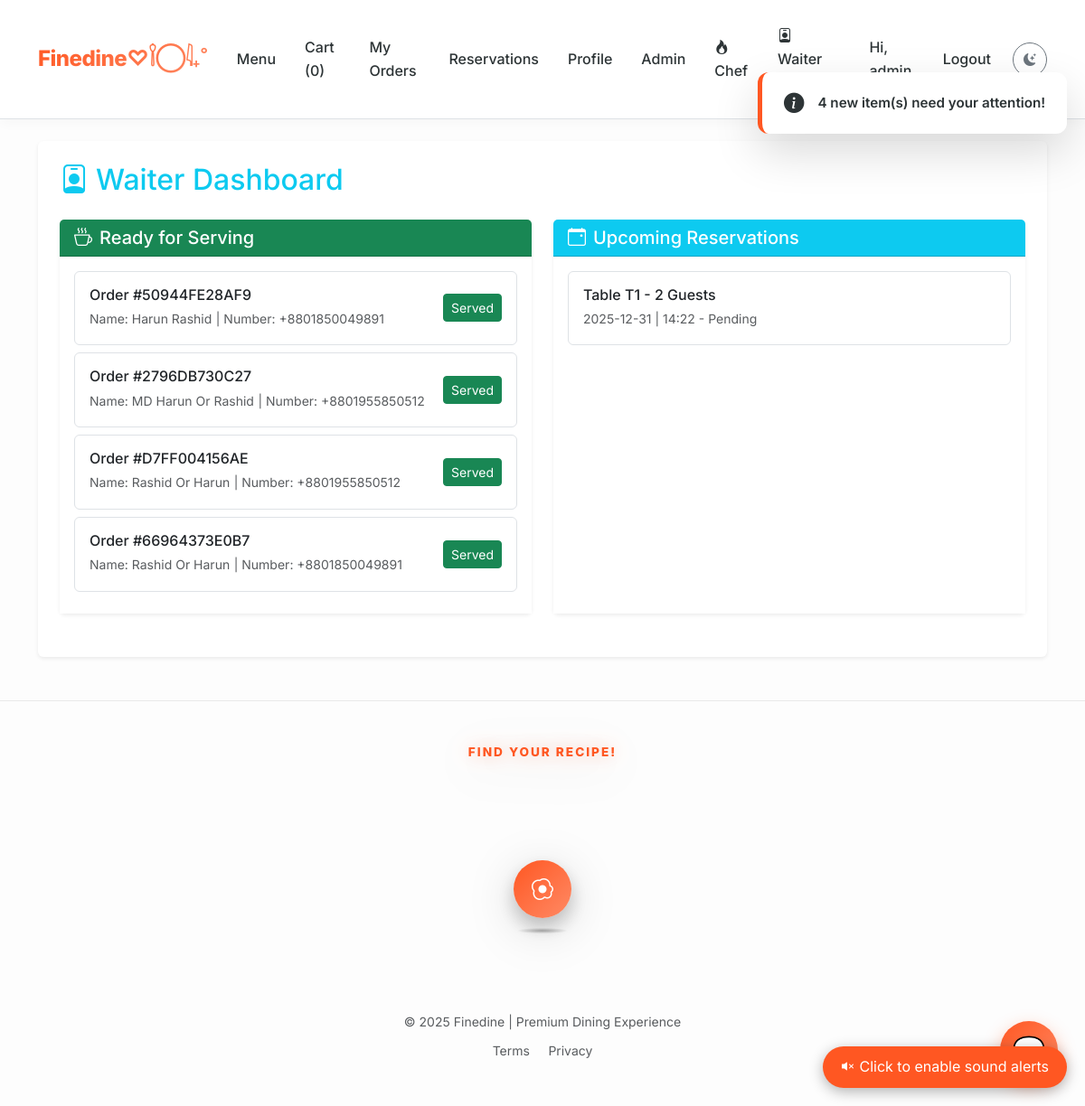
The page /staff/waiter (signed in) on the database as committed earlier.
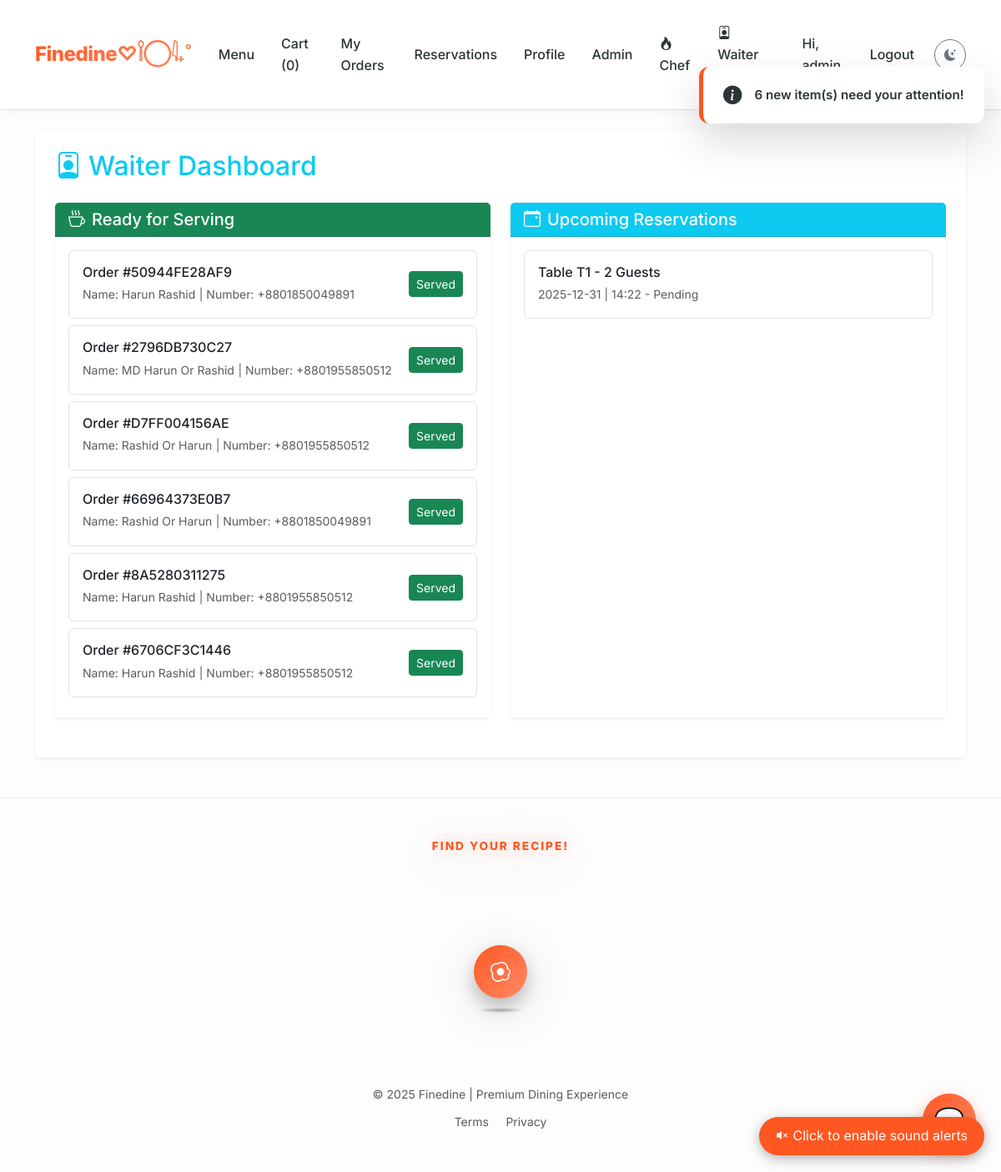
The same page on the database as committed later.
### models/models.py (models this page shows, shortened)
class Order(db.Model):
    __tablename__ = 'orders'
    id = db.Column(db.Integer, primary_key=True)
    unique_order_number = db.Column(db.String(12), unique=True, nullable=False, default=lambda: str(uuid.uuid4().hex[:12]).upper())
    user_id = db.Column(db.Integer, db.ForeignKey('user.id'), nullable=False)
    items = db.Column(db.Text, nullable=False)  # JSON string of items
    total = db.Column(db.Float, nullable=False)
    status = db.Column(db.String(50), default='Placed')
    payment_status = db.Column(db.String(20), default='pending')
    payment_method = db.Column(db.String(20), nullable=True)
    discount = db.Column(db.Float, default=0.0)
    order_type = db.Column(db.Enum('dine_in', 'takeaway', name='order_type'), default='dine_in')
    phone = db.Column(db.String(50), nullable=False)
    address_district = db.Column(db.String(100), nullable=False)
    address_city = db.Column(db.String(100), nullable=False)
    address_street = db.Column(db.String(255), nullable=False)
    created_at = db.Column(db.DateTime, default=get_dhaka_time)
    items_parsed = db.Column(db.PickleType)

class User(db.Model):
    id = db.Column(db.Integer, primary_key=True)
    username = db.Column(db.String(120), unique=True, nullable=False)
    member_id = db.Column(db.String(20), unique=True)  # Custom ID
    email = db.Column(db.String(200), unique=True)
    password = db.Column(db.String(255), nullable=False)
    full_name = db.Column(db.String(200))
    phone = db.Column(db.String(50))
    address_district = db.Column(db.String(100))
    address_city = db.Column(db.String(100))
    address_street = db.Column(db.String(200))
    profile_image = db.Column(db.String(200))  # image filename
    reset_token = db.Column(db.String(100), nullable=True)
    reset_token_expiry = db.Column(db.DateTime, nullable=True)
    role = db.Column(db.Enum('admin', 'manager', 'cashier', 'waiter', 'chef', 'customer', name='user_roles'), default='customer')
    email_verified = db.Column(db.Boolean, default=False)
    email_verification_code = db.Column(db.String(10), nullable=True)
    created_at = db.Column(db.DateTime, default=get_dhaka_time)
    orders = db.relationship('Order', backref='user', lazy=True)
    reservations = db.relationship('Reservation', backref='user', lazy=True)
    ratings = db.relationship('Rating', backref='user', lazy=True)
    staff_shifts = db.relationship('StaffShift', backref='user', lazy=True)
    staff_shifts = db.relationship('StaffShift', backref='user', lazy=True)

class Reservation(db.Model):
    id = db.Column(db.Integer, primary_key=True)
    unique_reservation_number = db.Column(db.String(12), unique=True, nullable=False, default=lambda: str(uuid.uuid4().hex[:12]).upper())
    user_id = db.Column(db.Integer, db.ForeignKey('user.id'), nullable=False)
    date = db.Column(db.String(50), nullable=False)
    time = db.Column(db.String(50), nullable=False)  # Start time (HH:MM)
    duration = db.Column(db.Integer, nullable=False)  # Duration in hours
    guests = db.Column(db.Integer, nullable=False)
    table_no = db.Column(db.String(50), nullable=False)
    status = db.Column(db.String(20), default="Pending")
    created_at = db.Column(db.DateTime, default=get_dhaka_time)

### routes/staff.py (the view)
@staff_bp.route('/waiter')
@role_required('waiter', 'admin')
def waiter():
    today = datetime.now(pytz.timezone('Asia/Dhaka')).strftime('%Y-%m-%d')
    reservations = Reservation.query.filter(Reservation.date >= today).order_by(Reservation.date.asc(), Reservation.time.asc()).all()
    orders = Order.query.filter(Order.order_type == 'dine_in', Order.status != 'Delivered').all()
    return render_template('staff/waiter.html', reservations=reservations, orders=orders)

### app.py (called while the page is built)
@app.before_request
def refresh_user_session():
    if 'user_id' in session:
        user = User.query.get(session['user_id'])
        if user:
            session['role'] = user.role
            session['is_admin'] = (user.role == 'admin')
            session['username'] = user.username
        else:
            session.clear()

@app.context_processor
def inject_global_data():
    cart = session.get('cart', {})
    count = sum(cart.values()) if isinstance(cart, dict) else 0
    @cache.cached(timeout=300, key_prefix='best_rated_item_context')
    def get_best_rated_item():
        all_items = MenuItem.query.options(db.joinedload(MenuItem.ratings)).all()
        best_item = None
        max_avg = 0
        for it in all_items:
            ratings = it.ratings
            if not ratings:
                avg = 0
            else:
                avg = round(sum(r.score for r in ratings) / len(ratings), 1)
            if avg > max_avg:
                max_avg = avg
                best_item = it
        return best_item
    return dict(cart_count=count, best_rated_item=get_best_rated_item())

### templates/staff/waiter.html (shortened to what this page needs)
{% extends 'base.html' %}
{% block content %}
<div class="row mb-4">
    <div class="col-md-12">
        <div class="card p-4 shadow-sm border-0" style="background: var(--card-bg);">
            <h2 class="mb-4 text-info"><i class="bi bi-person-badge me-2"></i>Waiter Dashboard</h2>
            <div class="row">
                <div class="col-lg-6 mb-4">
                    <div class="card h-100 shadow-sm border-0" style="background: var(--card-bg);">
                        <div class="card-header bg-success text-white">
                            <h5 class="mb-0"><i class="bi bi-cup-hot me-2"></i>Ready for Serving</h5>
                        </div>
                        <div id="ready-orders-container" class="card-body">
                            {% set ready_orders = orders | selectattr('status', 'equalto', 'Ready') | list %}
                            {% for order in ready_orders %}
                            <div class="p-3 mb-2 border rounded d-flex justify-content-between align-items-center ready-order-item"
                                data-order-id="{{ order.id }}" style="background: var(--bg-hover);">
                                <div>
                                    <h6 class="mb-1">Order #{{ order.unique_order_number }}</h6>
                                    <small class="text-muted">Name: {{ order.user.full_name }}</small>
                                    <small class="text-muted">| Number: {{ order.phone }}</small>
                                </div>
                                <div class="order-actions">
                                    <button onclick="updateOrderStatus({{ order.id }}, 'Delivered')"
                                        class="btn btn-sm btn-success">Served</button>
                                </div>
                            </div>
                            {% endfor %}
                        </div>
                    </div>
                </div>
                <div class="col-lg-6 mb-4">
                    <div class="card h-100 shadow-sm border-0" style="background: var(--card-bg);">
                        <div class="card-header bg-info text-white">
                            <h5 class="mb-0"><i class="bi bi-calendar-event me-2"></i>Upcoming Reservations</h5>
                        </div>
                        <div id="reservations-container" class="card-body">
                            {% for res in reservations %}
                            <div class="p-3 mb-2 border rounded d-flex justify-content-between align-items-center reservation-item"
                                data-res-id="{{ res.id }}" style="background: var(--bg-hover);">
                                <div>
                                    <h6 class="mb-1">Table {{ res.table_no }} - {{ res.guests }} Guests</h6>
                                    <small class="text-muted">{{ res.date }} | {{ res.time }} - <span
                                            class="res-status">{{ res.status
                                            }}</span></small>
                                </div>
                            </div>
                            {% endfor %}
                        </div>
                    </div>
                </div>
            </div>
        </div>
    </div>
</div>
{% endblock %}

### templates/base.html (shortened to what the changed rows need)
<!doctype html>
<html lang="en">
<head>
  <link href="https://cdn.jsdelivr.net/npm/bootstrap@5.3.2/dist/css/bootstrap.min.css" rel="stylesheet">
  <link rel="stylesheet" href="https://cdn.jsdelivr.net/npm/bootstrap-icons@1.11.1/font/bootstrap-icons.css">
  <link href="{{ url_for('static', filename='css/main.css') }}" rel="stylesheet">
</head>
<body class="d-flex flex-column min-vh-100">
  <div id="notification-container"></div>
  <nav class="navbar navbar-expand-lg navbar-light bg-white border-bottom sticky-top">
    <div class="container">
    </div>
  </nav>
  <main class="container my-4">
    {% block content %}{% endblock %}
  </main>
  <footer class="site-footer mt-auto py-5">
    <div class="container text-center">
    </div>
  </footer>
  <div id="chatbot-btn">💬</div>
</body>
</html>

Rows that differ between the two databases and show on the page:
added Order: unique_order_number "8A5280311275", user.full_name "Harun Rashid", phone "+8801955850512"
added Order: unique_order_number "6706CF3C1446", user.full_name "Harun Rashid", phone "+8801955850512"
Other text that changed with them:
text written by a page script: "4 new item(s) need your attention!" → "6 new item(s) need your attention!"
